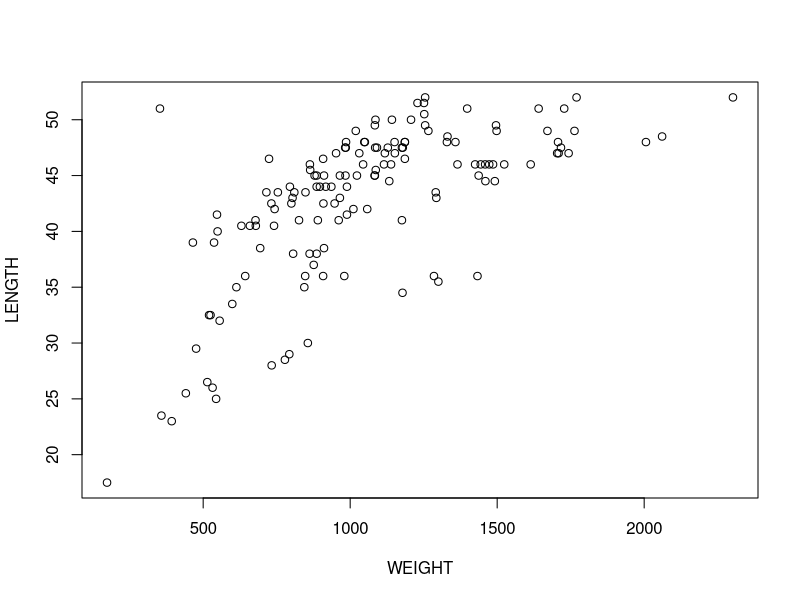
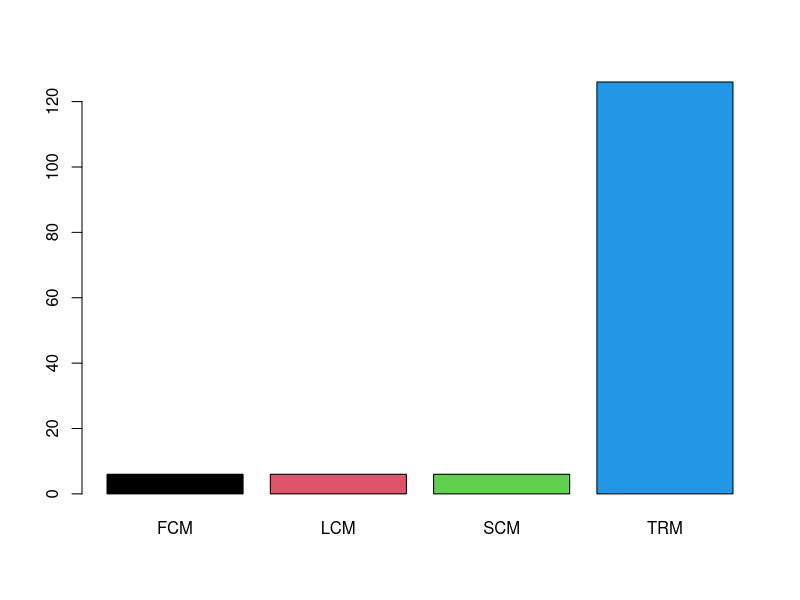
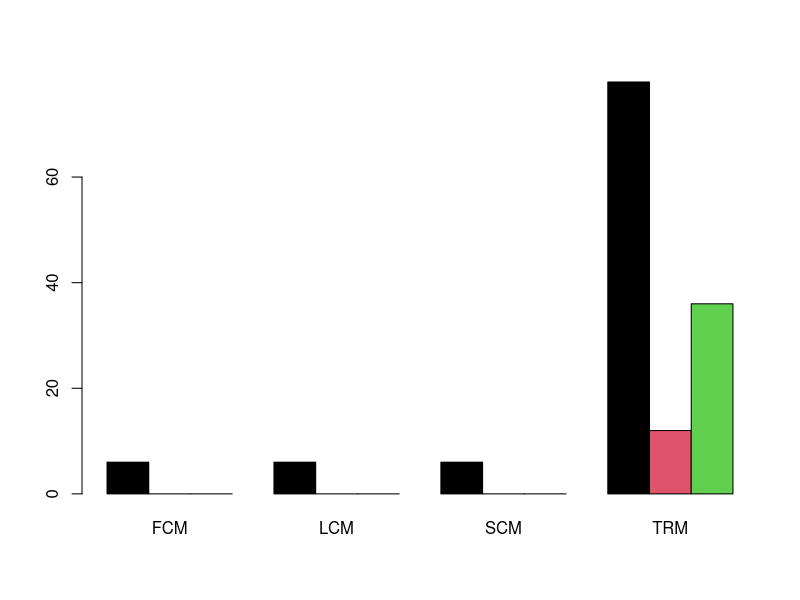
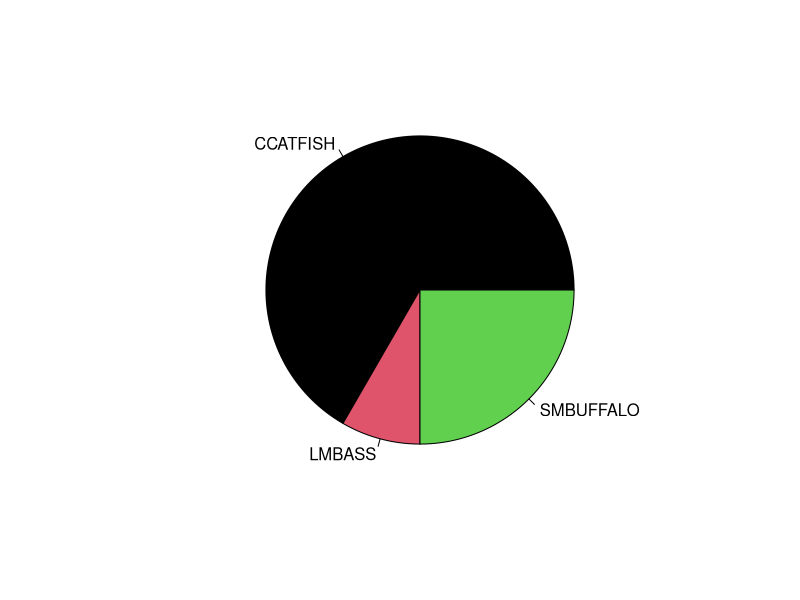
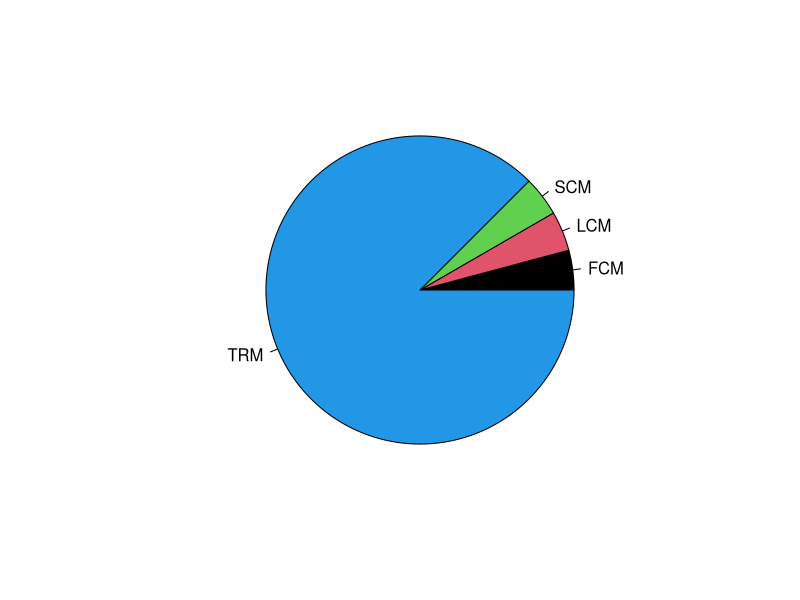
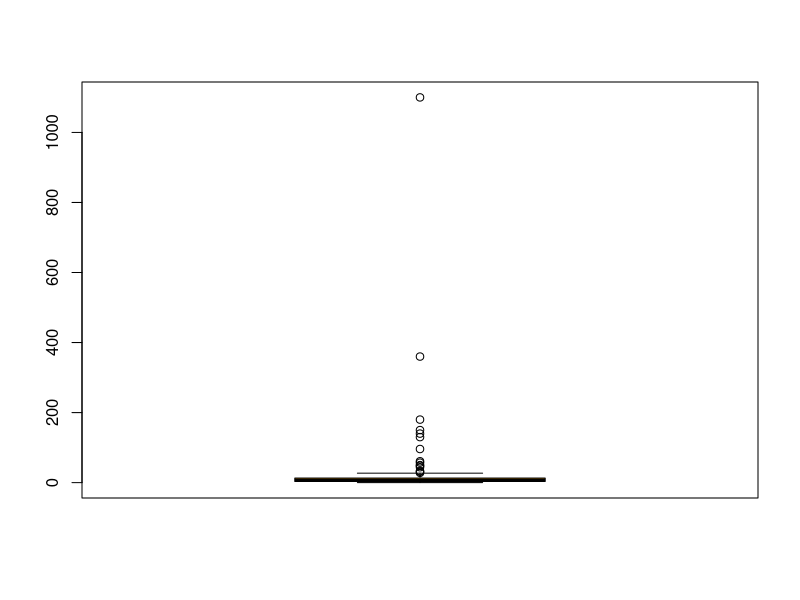
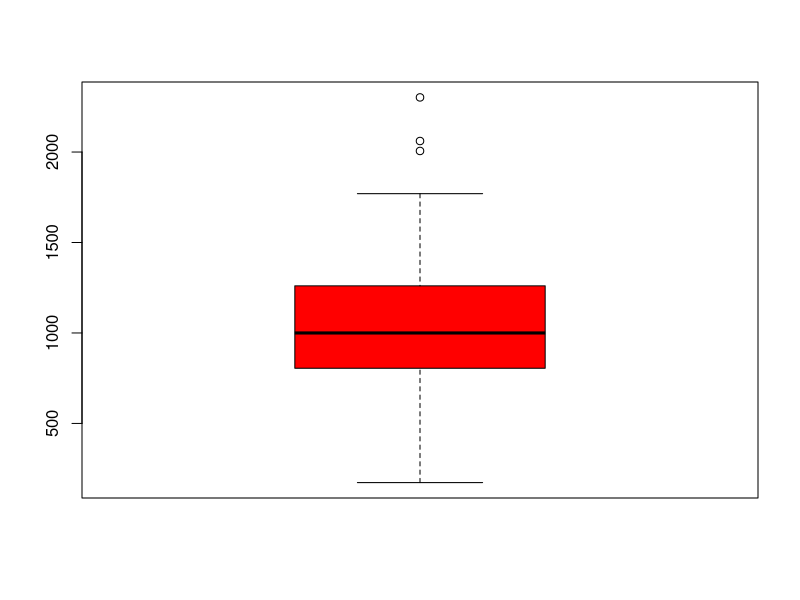
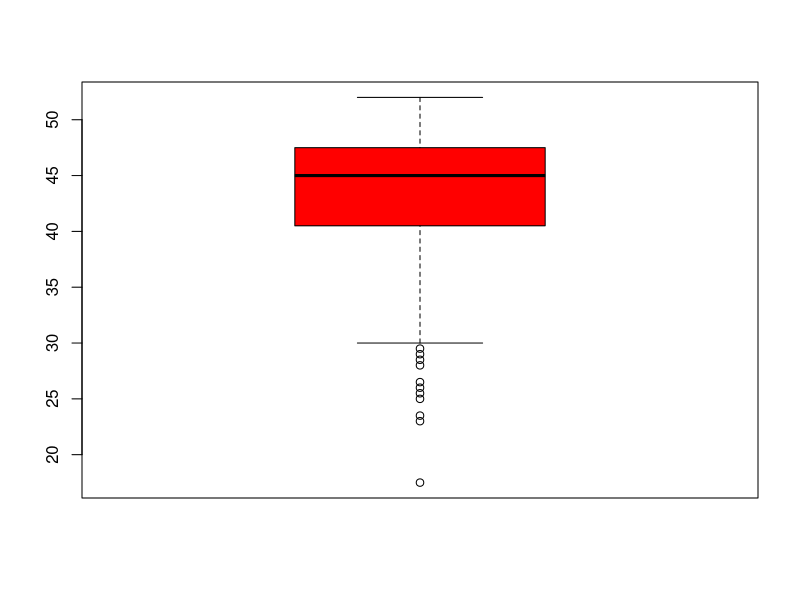

The R script that drew these images, in order:
## ---- chunk 1
knitr::opts_chunk$set(echo = TRUE)
## ---- chunk 2
getwd()
## ---- chunk 3
ddt=read.csv("DDT.csv")
head(ddt)
## ---- chunk 4
with(ddt, ddt[WEIGHT>800 & SPECIES=="LMBASS",])
## ---- chunk 5
with(ddt, ddt[DDT>4.0 & RIVER=="SCM",])
## ---- chunk 6
summary(ddt$LENGTH)
## ---- chunk 7
sd(ddt$WEIGHT)
## ---- chunk 8
plot(ddt$WEIGHT,ddt$LENGTH,xlab="WEIGHT",ylab="LENGTH")
## ---- chunk 9
v=1:20
v/20
## ---- chunk 10
table(ddt$RIVER)
## ---- chunk 11
sp=with(ddt,table(RIVER))
sp
barplot(sp, beside=TRUE, col=1:4)
## ---- chunk 12
table(ddt$SPECIES,ddt$RIVER)
## ---- chunk 13
spriv=with(ddt,table(SPECIES,RIVER))
spriv
barplot(spriv,beside=TRUE,col=1:3)
## ---- chunk 14
sp=with(ddt,table(ddt$SPECIES))
sp
pie(sp,col=1:3)
## ---- chunk 15
sp=with(ddt,table(ddt$RIVER))
sp
pie(sp,col=1:4)
## ---- chunk 16
boxplot(ddt$DDT,col="Orange",data=ddt)
## ---- chunk 17
boxplot(ddt$WEIGHT,col="Red",data=ddt)
## ---- chunk 18
boxplot(ddt$LENGTH,col="Red",data=ddt)
## ---- chunk 19
rivcol=with(ddt, ifelse(RIVER=="FCM","Blue",
                        ifelse(RIVER=="LCM","Black",
                               ifelse(RIVER=="SCM","Green","Orange"))))
coplot(LENGTH~WEIGHT|RIVER,data=ddt,col=rivcol)
## ---- chunk 20
rivcol=with(ddt, ifelse(RIVER=="FCM","Red",
                        ifelse(RIVER=="LCM","Blue",
                               ifelse(RIVER=="SCM","Green","Orange"))))
coplot(DDT~WEIGHT|SPECIES,data=ddt,col=rivcol)
## ---- chunk 21
library(ggplot2)
p10 = qplot(RIVER,WEIGHT,data=ddt,fill=SPECIES,geom="boxplot")
p10 + labs(title = "Prithviraj Kadiyala")
## ---- chunk 22
p11 = qplot(RIVER,LENGTH,fill=SPECIES,data=ddt,geom="violin")
p11 + labs(title="Prithviraj Kadiyala")

## ---- chunk 23
p12 = qplot(WEIGHT,LENGTH,col=SPECIES,data=ddt,geom="point")
p12 + labs(title="Prithviraj Kadiyala")

